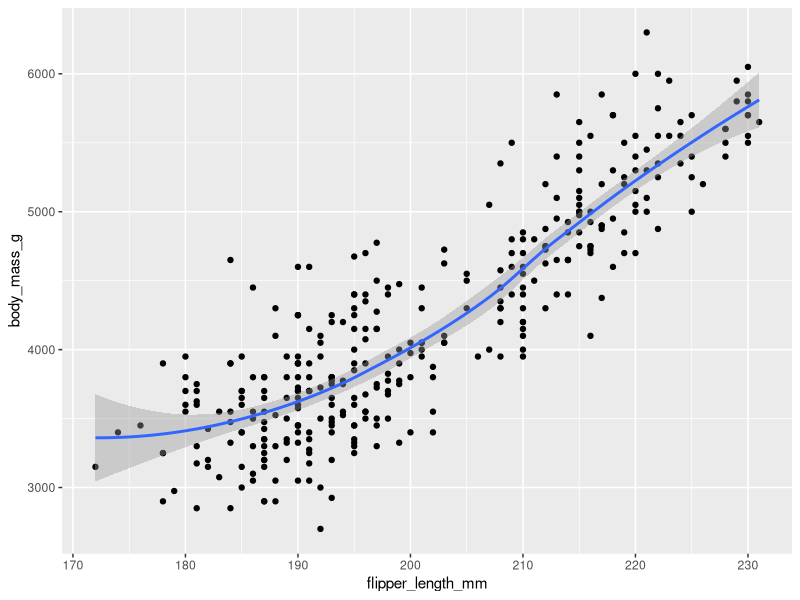
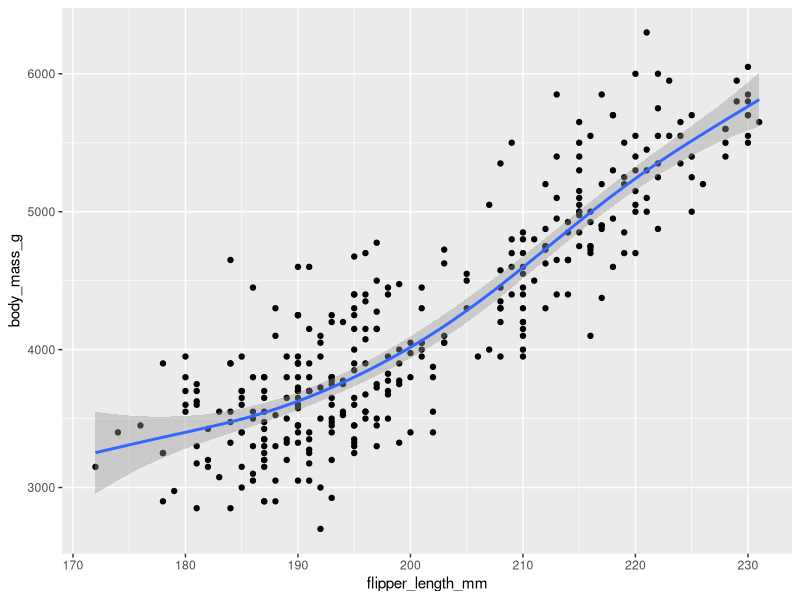

Here is the R script that generated these plots, in order:
library(ggplot2)
library(palmerpenguins)

# Suavização de Loess:
ggplot(data=penguins,aes(x=flipper_length_mm,y=body_mass_g)) + 
  geom_point() + 
  geom_smooth(method="loess")

# Suavização GAM:
ggplot(data=penguins,aes(x=flipper_length_mm,y=body_mass_g)) + 
  geom_point() + 
  geom_smooth(method="gam", formula=y ~ s(x))